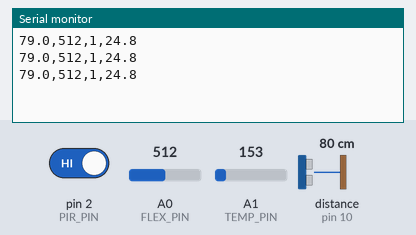
Bench run of a sketch on a simulated Arduino Uno, built with avr-gcc and run on an emulated ATmega328P. Shown: the last lines printed to the serial monitor. Wiring (inferred from the names in the program): ultrasonic range finder: trigger pin 9; echo pin 10. The test bench sets the inputs (shaded band); at power-on: distance to the obstacle (sensor on pin 10) 80 cm, A1 (TEMP_PIN) = 153, A0 (FLEX_PIN) = 512, pin 2 (PIR_PIN) HIGH. The echo pulse lasts 58.3 µs per cm.

Above: at 1.3 s.
1.4 s: distance to the obstacle (sensor on pin 10) set to 2 cm
At 1.9 s:
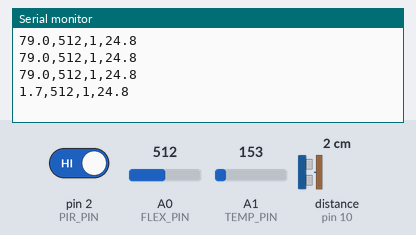
2.9 s: A1 (TEMP_PIN) set to 165
At 3.4 s:
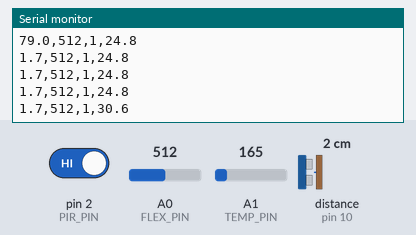
4.4 s: A0 (FLEX_PIN) set to 716
At 4.9 s:
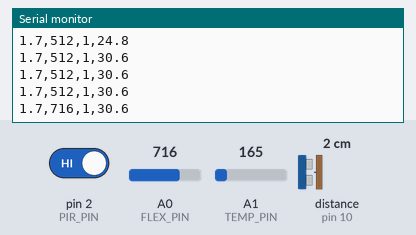
5.9 s: pin 2 (PIR_PIN) driven LOW
At 6.4 s:
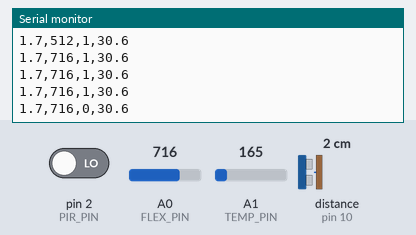
7.4 s: distance to the obstacle (sensor on pin 10) set to 4 cm
At 8.0 s:
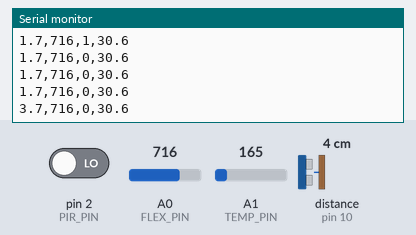
8.9 s: A1 (TEMP_PIN) set to 175
At 9.5 s:
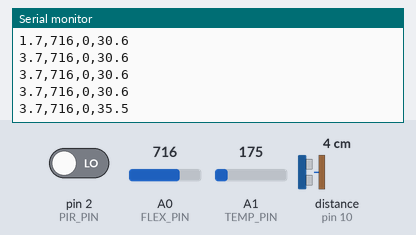
Timing chart, 0 to 11.4 s (numbered marks = the images above; inputs shaded):
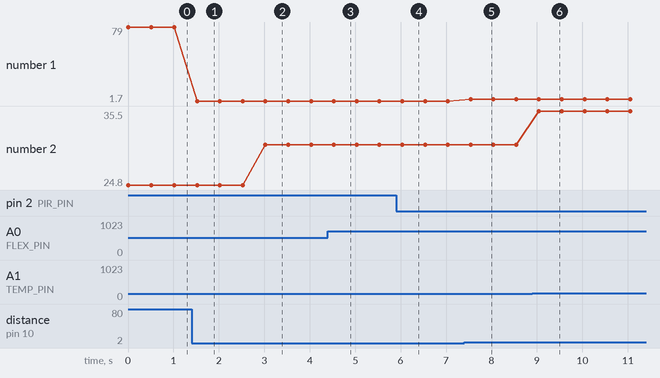

Measured:
- after the input at 1.4 s, the serial monitor: prints a new line after 0.12 s (image 1)
- after the input at 2.9 s, the serial monitor: prints a new line after 0.12 s (image 2)
- after the input at 4.4 s, the serial monitor: prints a new line after 0.13 s (image 3)
- after the input at 5.9 s, the serial monitor: prints a new line after 0.13 s (image 4)
- after the input at 7.4 s, the serial monitor: prints a new line after 0.14 s (image 5)
- after the input at 8.9 s, the serial monitor: prints a new line after 0.15 s (image 6)
- plotted number 1: 79 → 1.7 after the input at 1.4 s, 1.7 → 3.7 after the input at 7.4 s
- plotted number 2: 24.8 → 30.6 after the input at 2.9 s, 30.6 → 35.5 after the input at 8.9 s

The sketch:

railwayTrackMonitoring.ino
```cpp
// Railway Track Tampering Detection - Sensor Code
// Sensors: HC-SR04 (Ultrasonic), Flex, PIR, TMP36

#define TRIG_PIN 9      // HC-SR04 Trigger (usually digital pin)
#define ECHO_PIN 10     // HC-SR04 Echo
#define PIR_PIN 2       // PIR Sensor output (digital)
#define FLEX_PIN A0     // Flex sensor (analog)
#define TEMP_PIN A1     // TMP36 output (analog)

void setup() {
  Serial.begin(9600);           // Start serial for monitoring/data output

  pinMode(TRIG_PIN, OUTPUT);
  pinMode(ECHO_PIN, INPUT);
  pinMode(PIR_PIN, INPUT);
}

float readUltrasonicDistance() {
  digitalWrite(TRIG_PIN, LOW);
  delayMicroseconds(2);
  digitalWrite(TRIG_PIN, HIGH);
  delayMicroseconds(10);
  digitalWrite(TRIG_PIN, LOW);

  long duration = pulseIn(ECHO_PIN, HIGH, 30000);  // Timeout ~38cm max in Tinkercad
  if (duration == 0) return 999.0;  // No echo → flag as invalid

  float distance = duration * 0.034 / 2;  // Distance in cm
  return distance;
}

float readTemperatureC() {
  int raw = analogRead(TEMP_PIN);
  float voltage = raw * (5.0 / 1023.0);
  float temperatureC = (voltage - 0.5) * 100.0;  // TMP36 formula
  return temperatureC;
}

void loop() {
  float distance = readUltrasonicDistance();      // cm (999 if no reading)
  int flexValue = analogRead(FLEX_PIN);           // 0-1023 (higher when bent)
  int pirState = digitalRead(PIR_PIN);            // 0 or 1 (motion detected)
  float temperature = readTemperatureC();         // °C

  // CSV Output: distance, flex, pir, temperature → Easy for Python parsing
  Serial.print(distance, 1);
  Serial.print(",");
  Serial.print(flexValue);
  Serial.print(",");
  Serial.print(pirState);
  Serial.print(",");
  Serial.println(temperature, 1);

  delay(500);  // 2 readings per second – good for real-time dashboard
}
```
